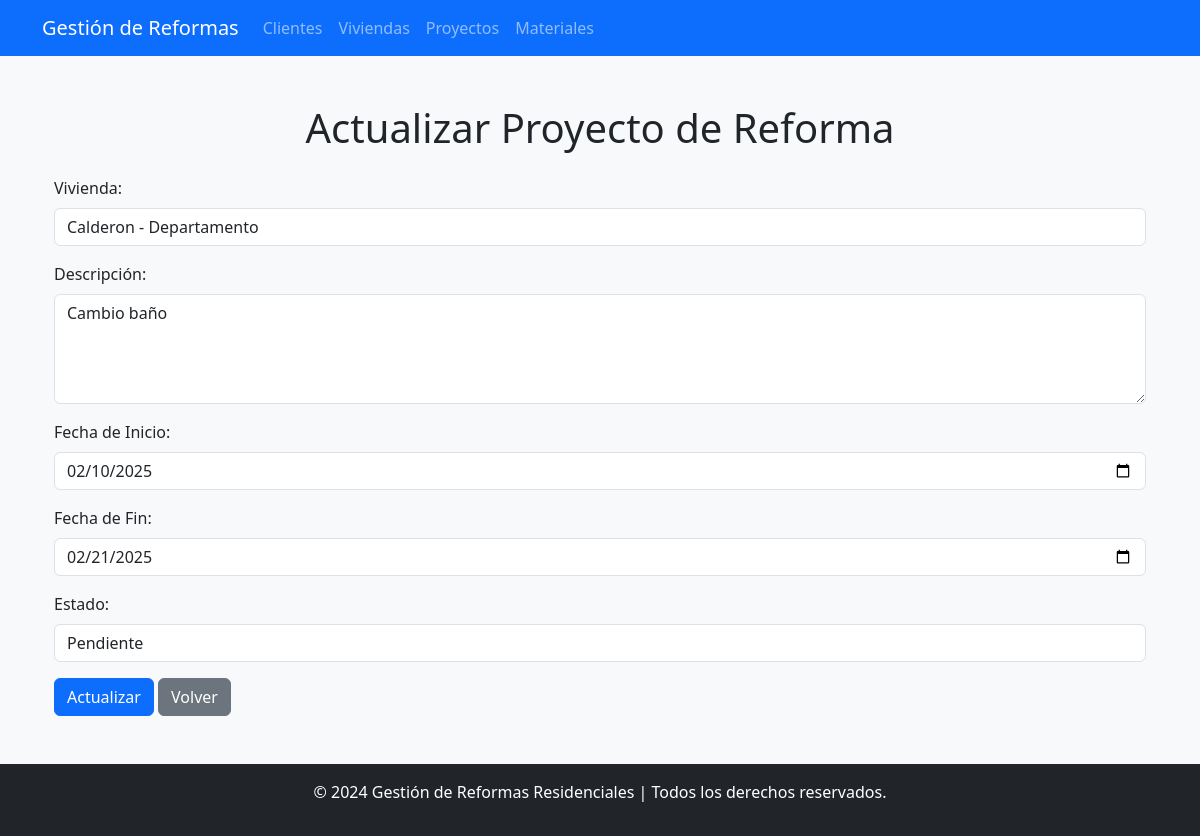
Page /proyectos/editar/2/ on the committed database.
### Aplicaciones/Reformas_ejer09/models.py (models this page shows)
class ProyectoDeReforma(models.Model):
    id_proyecto = models.AutoField(primary_key=True)
    id_vivienda = models.ForeignKey(Vivienda, on_delete=models.CASCADE, related_name='proyectos')
    descripcion = models.TextField()  # Descripción del proyecto de reforma
    fecha_inicio = models.DateField()  # Fecha de inicio de la reforma
    fecha_fin = models.DateField()  # Fecha de fin de la reforma
    estado = models.CharField(
        max_length=20,
        choices=[('Pendiente', 'Pendiente'), ('En progreso', 'En progreso'), ('Finalizado', 'Finalizado')],
        default='Pendiente'
    )  # Estado del proyecto

class Vivienda(models.Model):
    id_vivienda = models.AutoField(primary_key=True)
    direccion = models.CharField(max_length=255)
    tipo = models.CharField(max_length=100)
    id_cliente = models.ForeignKey('Cliente', on_delete=models.CASCADE, related_name='viviendas')
    foto = models.ImageField(upload_to='viviendas/', null=True, blank=True)  # Aquí agregamos el campo foto

### Aplicaciones/Reformas_ejer09/views.py (the view, shortened to what this page needs)
# urls.py: path('proyectos/editar/<int:pk>/', views.editar_proyecto, name='editar_proyecto'),  # Página para editar un proyecto de reforma
def editar_proyecto(request, pk):
    proyecto = ProyectoDeReforma.objects.get(pk=pk)
    viviendas = Vivienda.objects.all()  # Obtener todas las viviendas disponibles
    return render(request, 'proyectos/updateProyecto.html', {'proyecto': proyecto, 'viviendas': viviendas})

### Aplicaciones/Reformas_ejer09/templates/proyectos/updateProyecto.html (shortened to what this page needs)
{% extends 'plantilla.html' %}
{% block content %}
<div class="container mt-5">
    <h1 class="text-center">Actualizar Proyecto de Reforma</h1>
    <form method="POST" class="mt-4" id="frm_editar_proyecto" enctype="multipart/form-data">
        <div class="mb-3">
            <label for="id_vivienda" class="form-label">Vivienda:</label>
            <select id="id_vivienda" name="id_vivienda" class="form-control" required>
                {% for vivienda in viviendas %}
                    <option value="{{ vivienda.id_vivienda }}" {% if vivienda.id_vivienda == proyecto.id_vivienda.id_vivienda %}selected{% endif %}>
                        {{ vivienda.direccion }} - {{ vivienda.tipo }}
                    </option>
                {% endfor %}
            </select>
        </div>
        <div class="mb-3">
            <label for="descripcion" class="form-label">Descripción:</label>
            <textarea id="descripcion" name="descripcion" class="form-control" rows="4" required>{{ proyecto.descripcion }}</textarea>
        </div>
        <div class="mb-3">
            <label for="fecha_inicio" class="form-label">Fecha de Inicio:</label>
            <input type="date" id="fecha_inicio" name="fecha_inicio" class="form-control" value="{{ proyecto.fecha_inicio|date:'Y-m-d' }}" required>
        </div>
        <div class="mb-3">
            <label for="fecha_fin" class="form-label">Fecha de Fin:</label>
            <input type="date" id="fecha_fin" name="fecha_fin" class="form-control" value="{{ proyecto.fecha_fin|date:'Y-m-d' }}" required>
        </div>
        <div class="mb-3">
            <label for="estado" class="form-label">Estado:</label>
            <select id="estado" name="estado" class="form-control" required>
                <option value="Pendiente" {% if proyecto.estado == 'Pendiente' %}selected{% endif %}>Pendiente</option>
            </select>
        </div>
        <button type="submit" class="btn btn-primary">Actualizar</button>
        <a href="{% url 'lista_proyectos' %}" class="btn btn-secondary">Volver</a>
    </form>
</div>
{% endblock %}

### rows in the picture
ProyectoDeReforma: id_vivienda "Calderon - Departamento", descripcion "Cambio baño", fecha_inicio "02/10/2025", fecha_fin "02/21/2025", estado "Pendiente"
